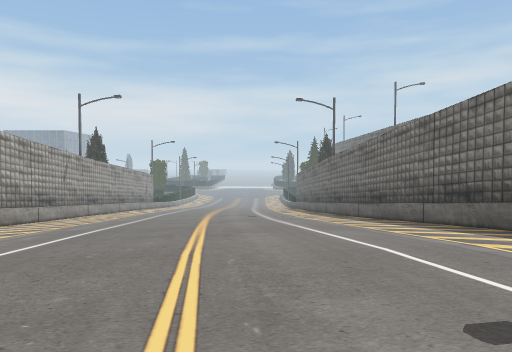
view 1 (above)

24 first-person views from a walk through a scene from a Unity 3-D project. The camera is 1.4 m above the floor, tilts 2° down and sees 70° across. The floor is counted in squares, 2 m on a side. Each view is taken from the middle of a square. On the plan, view 1 faces up. The plan holds only what a view shows up to about 11 squares ahead; the rest is blank. The place goes on beyond the plan. Some surface patterns are stand-ins.

view 2
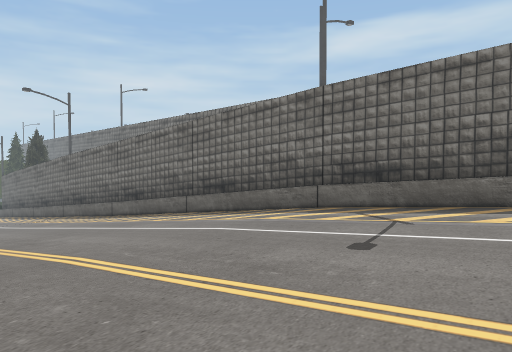

view 3
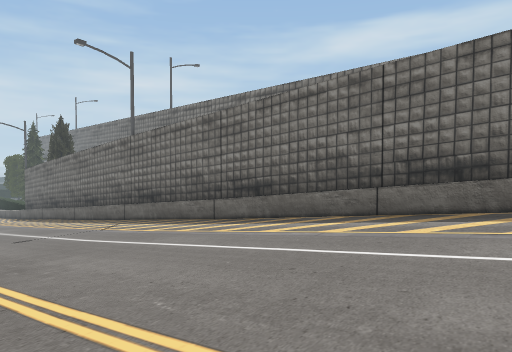

view 4
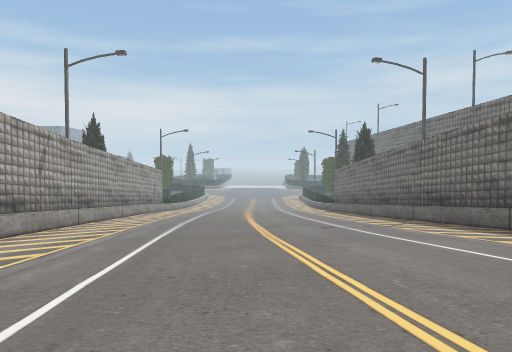

view 5
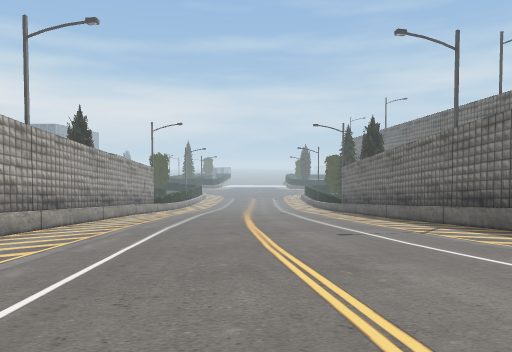

view 6
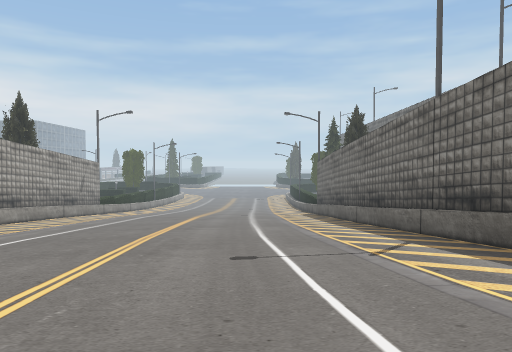

view 7
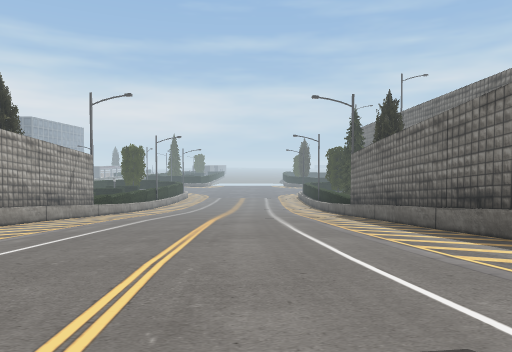

view 8
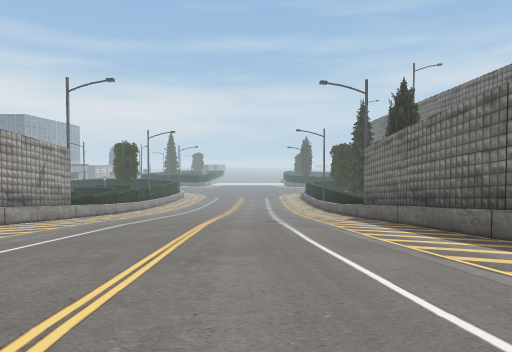

view 9
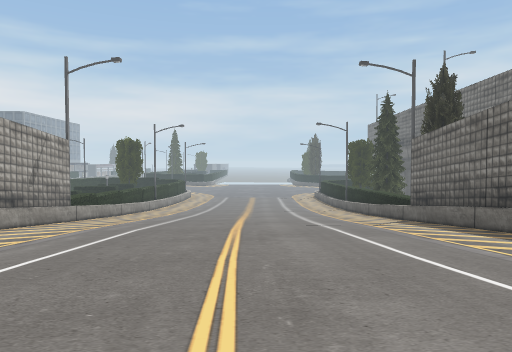

view 10
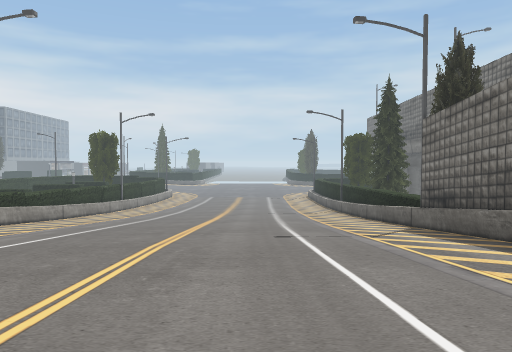

view 11
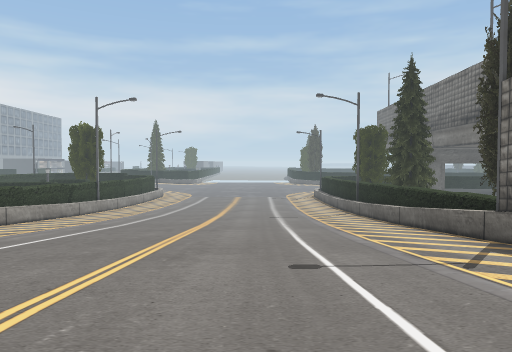

view 12
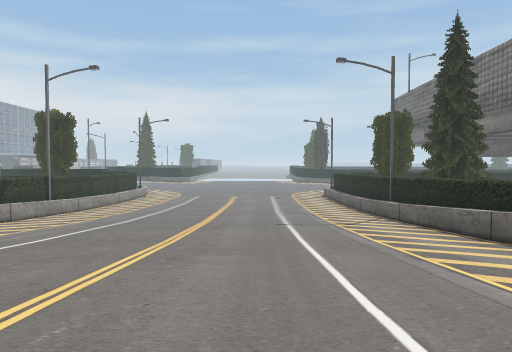

view 13
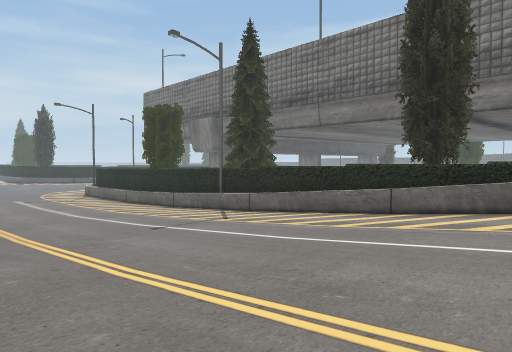

view 14
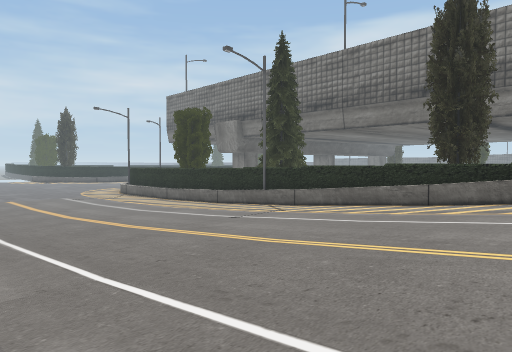

view 15
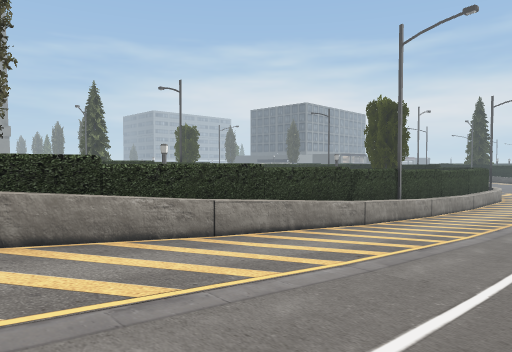

view 16
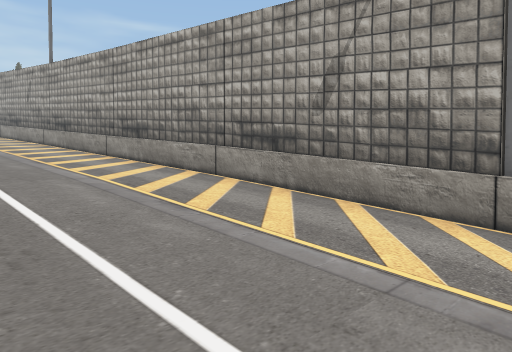

view 17
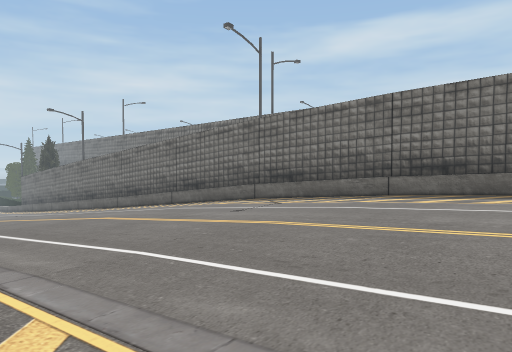

view 18
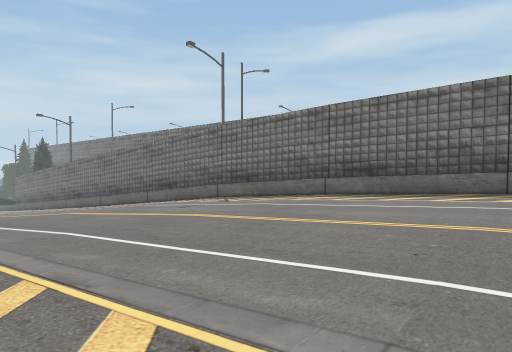

view 19
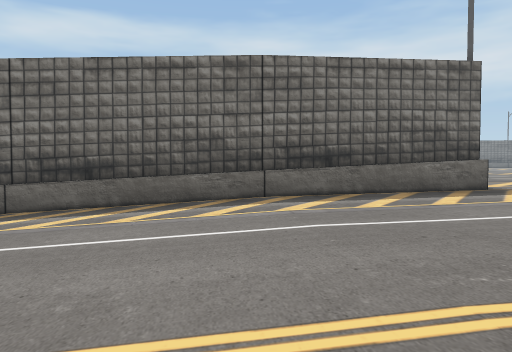

view 20
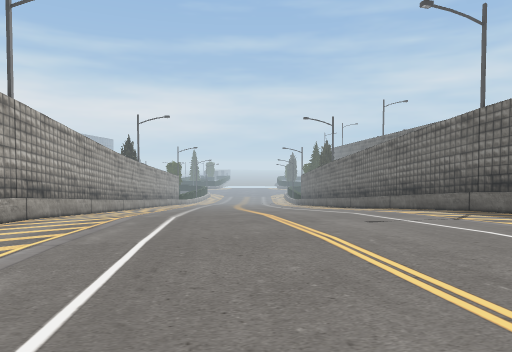

view 21
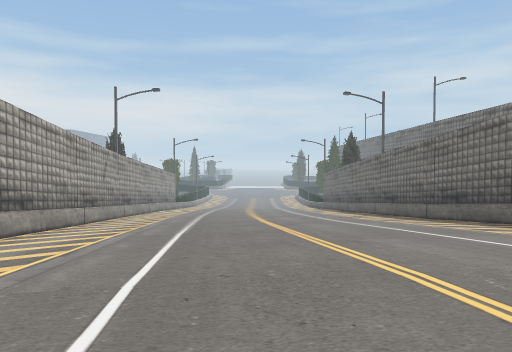

view 22
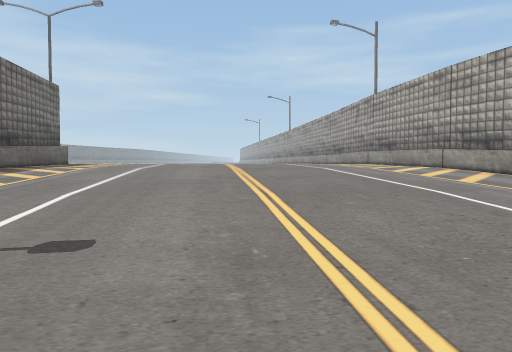

view 23
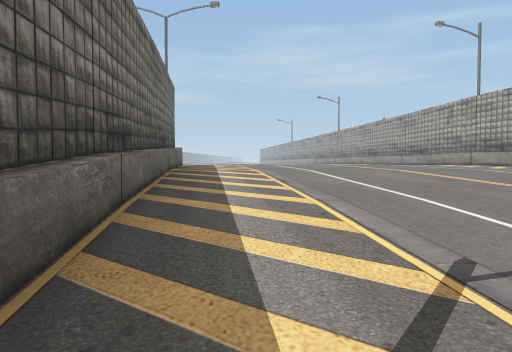

view 24
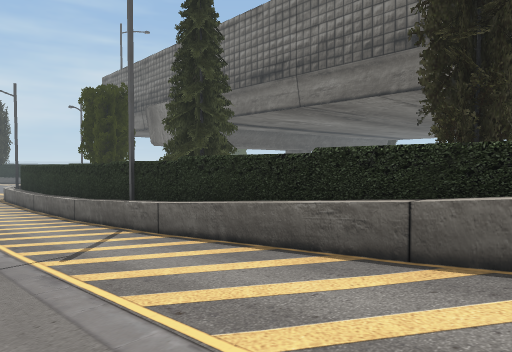

### Floor plan
Key: @ floor where view 1 was taken; # wall or solid block; . main floor; - floor 0.25 m lower than the main floor; _ floor 0.5 m lower than the main floor; < floor 4.5 m lower than the main floor; ( floor 7 m lower than the main floor; ! floor 8 m lower than the main floor; / step, stairs or slope; ^ raised ledge; O other object.
Columns run from 8 left of view 1 to 9 right of it. Each row starts with its distance up from view 1.
 39 ^!! !!!!!!!^#
 38 ^!!!!!!!!!!^#    #
 37 ^//////////^#    #
 36 ^//////////^#    #
 35 ^//////////^#    #
 34 ^//////////^# #O #
 33 ^//////////^# #O #
 32 ^//////////^#    #
 31 ^//////////^#
 30 ^//////////^^
 29 #//////////#
 28 #//////////#
 27 #//////////#
 26 #//////////#
 25 #//////////#
 24 #//////////#
 23 #//////////^
 22 #//////////#
 21 #//////////#^
 20 #//////////<#
 19 #///////////#
 18 #///////////#
 17 (///////////#
 16 #///////////#
 15 #///////////#
 14 #///////////#
 13  ///////////#
 12  ///////////#
 11  ///////////#
 10  ///////////#^
  9  ////////////#
  8  (///////////#
  7   ///////////#
  6   ///////////#
  5   ///////////#
  4   ///////////#
  3   ///////////#
  2   ///////////#^
  1    //////////_#
  0    /////@_____#
 -1     _____-----#
 -2     --------..#
 -3    /-.........#
 -4    /..........#
 -5    /..........##
 -6    /...........#
 -7     ...........#

Positions as (right, up) in squares from view 1, and headings:
1: (0, 0), facing up
2: (-2, 0), facing up-right
3: (-2, 6), facing up-right
4: (-2, 5), facing up
5: (-2, 7), facing up
6: (0, 10), facing up
7: (-1, 13), facing up
8: (-1, 15), facing up
9: (-2, 17), facing up
10: (-1, 20), facing up
11: (-1, 23), facing up
12: (-1, 27), facing up
13: (-4, 30), facing up-right
14: (-6, 30), facing up-right
15: (-4, 30), facing up-left
16: (-4, 30), facing down-left
17: (-4, -4), facing up-right
18: (-4, -6), facing up-right
19: (-1, -4), facing right
20: (-1, -5), facing up
21: (-2, 1), facing up
22: (0, 4), facing down
23: (4, 4), facing down
24: (0, 32), facing up-right
